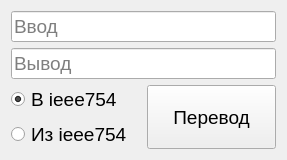
<?xml version="1.0" encoding="UTF-8"?>
<ui version="4.0">
 <class>Widget2</class>
 <widget class="QWidget" name="Widget2">
  <property name="geometry">
   <rect>
    <x>0</x>
    <y>0</y>
    <width>287</width>
    <height>148</height>
   </rect>
  </property>
  <property name="windowTitle">
   <string>IEEE-754</string>
  </property>
  <layout class="QVBoxLayout" name="verticalLayout_2">
   <item>
    <widget class="QLineEdit" name="IN">
     <property name="font">
      <font>
       <pointsize>14</pointsize>
      </font>
     </property>
     <property name="placeholderText">
      <string>Ввод</string>
     </property>
    </widget>
   </item>
   <item>
    <widget class="QLineEdit" name="OUT">
     <property name="font">
      <font>
       <pointsize>14</pointsize>
      </font>
     </property>
     <property name="readOnly">
      <bool>true</bool>
     </property>
     <property name="placeholderText">
      <string>Вывод</string>
     </property>
    </widget>
   </item>
   <item>
    <layout class="QHBoxLayout" name="horizontalLayout">
     <item>
      <layout class="QVBoxLayout" name="verticalLayout">
       <item>
        <widget class="QRadioButton" name="BIN">
         <property name="font">
          <font>
           <pointsize>14</pointsize>
          </font>
         </property>
         <property name="text">
          <string>В ieee754</string>
         </property>
         <property name="checked">
          <bool>true</bool>
         </property>
        </widget>
       </item>
       <item>
        <widget class="QRadioButton" name="DEC">
         <property name="font">
          <font>
           <pointsize>14</pointsize>
          </font>
         </property>
         <property name="text">
          <string>Из ieee754</string>
         </property>
        </widget>
       </item>
      </layout>
     </item>
     <item>
      <widget class="QPushButton" name="CONVERTATION">
       <property name="sizePolicy">
        <sizepolicy hsizetype="Minimum" vsizetype="Minimum">
         <horstretch>0</horstretch>
         <verstretch>0</verstretch>
        </sizepolicy>
       </property>
       <property name="font">
        <font>
         <pointsize>14</pointsize>
        </font>
       </property>
       <property name="text">
        <string>Перевод</string>
       </property>
      </widget>
     </item>
    </layout>
   </item>
  </layout>
 </widget>
 <resources/>
 <connections/>
</ui>
